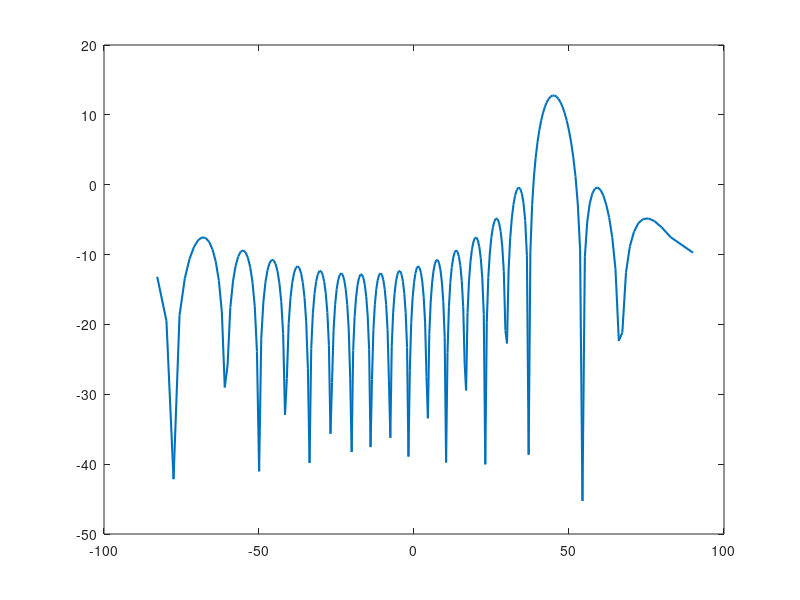
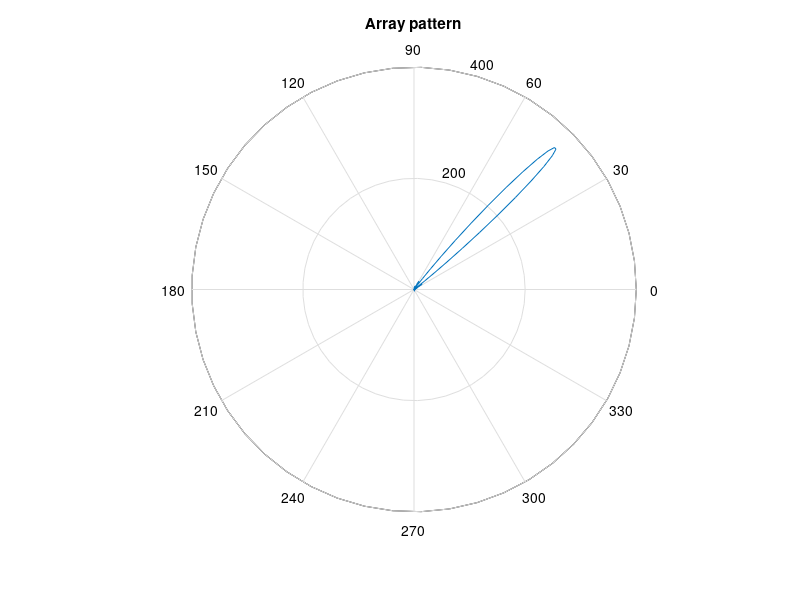
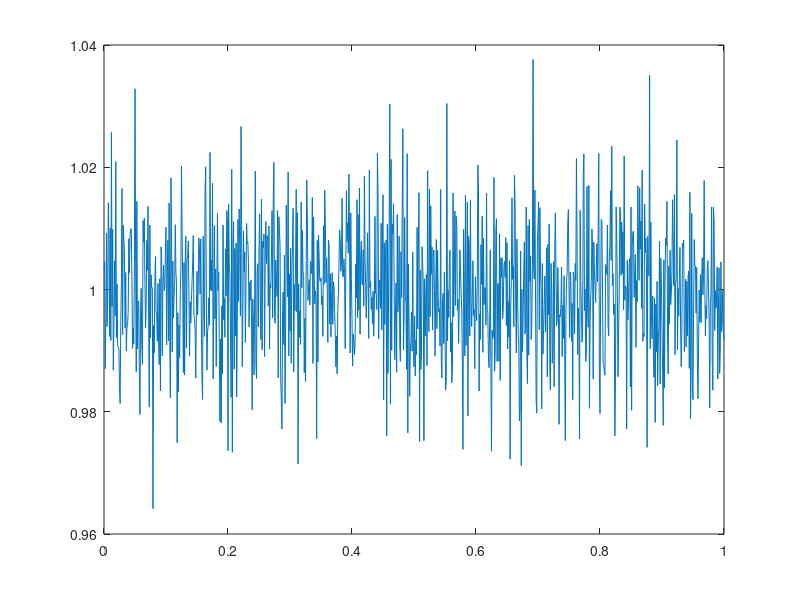
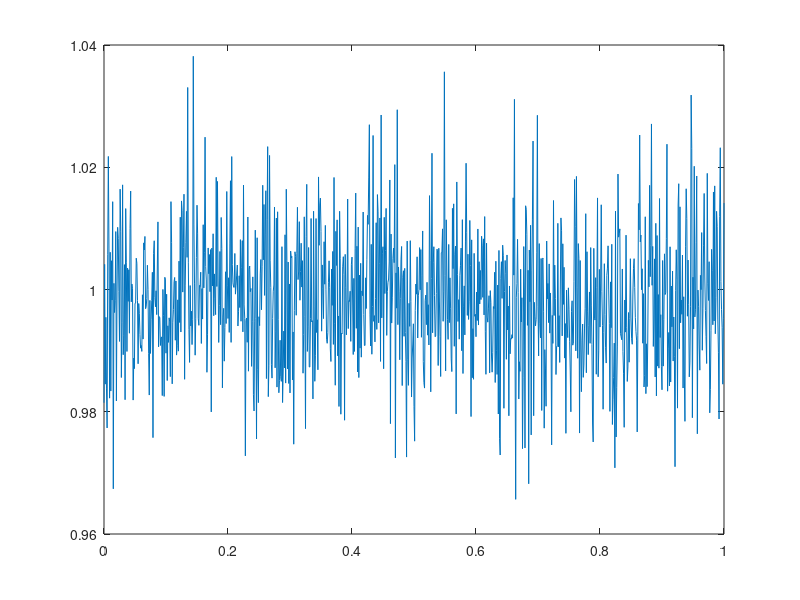

Recreate these plots in MATLAB, in order.
clc; clear all; close all;
N = 19;
lambda = 20;
k = 2*pi/lambda; %wavenumber
d = 10; %separacion de sensores en metros
c = 3E8; %cte vel luz en m/s

eps = 0.00001;
n = 0:N-1;
dol = 0.5; %revisar este parametro

nfft = 256;
Beta = 45; %direccion del arreglo
Betar = Beta*pi/180;
cosBeta = cos(Betar);

%formacion del steering vector en la direccion Beta
a0 = exp(1i* n *k* d * cosBeta);
a0 = conj(a0)'; %es un vector columna

%graficacion del espectro del arreglo

arg = (-nfft/2:(nfft/2)-1) ./ (nfft*dol);
idx = find(abs(arg) <= 1);
cosbeta = arg(idx);
betar = acos(cosbeta)-pi/2;

% convert angle into degrees
beta = betar .* (180.0 / pi);
% Compute fft of w (radiation pattern)
patternv = (abs(fftshift(fft(a0',nfft)))).^2;
% convert radiation pattern to dBs
patternr = 10*log10(patternv(idx) ./N + eps);
% Compute directive gain pattern
rbarr = 0.5 *sum(patternv(idx)) ./ (nfft * dol);
patterng = 10*log10(patternv(idx) + eps) - 10*log10(rbarr + eps);

figure(1)
plot(beta, patterng,'linewidth',1.5)

figure(2)

polar(betar,patternv)
title ('Array pattern')

%formacion del steering vector de una interferente a 63°
% a0 = exp(i* n *k* d * cosBeta);
% a0 = a0';


%generar el vector de pesos w (tambien de dimension N)
w = zeros(1,N);
%w = w';
w(1) = 1;  
%w = exp(1i* n );

%generar señal s
Ad = 1;
wd = 2*pi*c/lambda;
t = 0:.001:1;
s = Ad*exp(1i*wd*t);

%generar ruido
N0 = .01; %varianza
Noise = randn(N, length(t))*N0;

x = a0*s+Noise;

y = w*x;
%grafica señal
figure(3)

plot(t,y);

%algoritmo de Capon
R = x*x';
R_inv = inv(R);

w_opt = R_inv*a0/(conj(a0)'*R_inv*a0);
y_opt = conj(w_opt)'*x;

%grafica señal
figure(4)

plot(t,y_opt);

%coeficientes optimos segun Capon
%(conj(w_opt).*a0)'
% Compute fft of w (radiation pattern)
patternvopt = (abs(fftshift(fft((conj(w_opt).*a0)',nfft)))).^2;
% convert radiation pattern to dBs
patternropt = 10*log10(patternvopt(idx) ./N + eps);
% Compute directive gain pattern
rbarr = 0.5 *sum(patternvopt(idx)) ./ (nfft * dol);
patterngopt = 10*log10(patternvopt(idx) + eps) - 10*log10(rbarr + eps);

figure(5)
plot(beta, patterng,'linewidth',1.5)
hold on
plot (beta, patterngopt,'g');
hold off

figure(6)

polar(betar,patternv)
hold on
polar(betar,patternvopt,'g')
hold off
title ('Array pattern')

